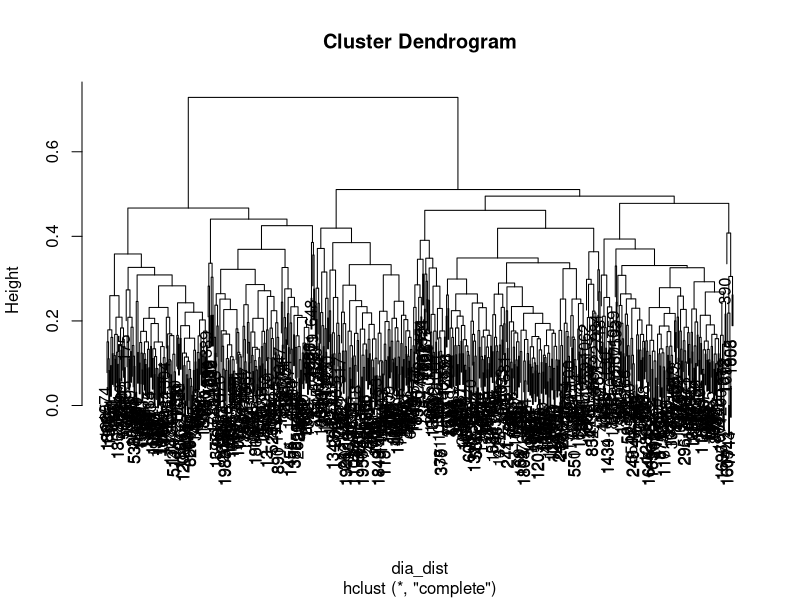
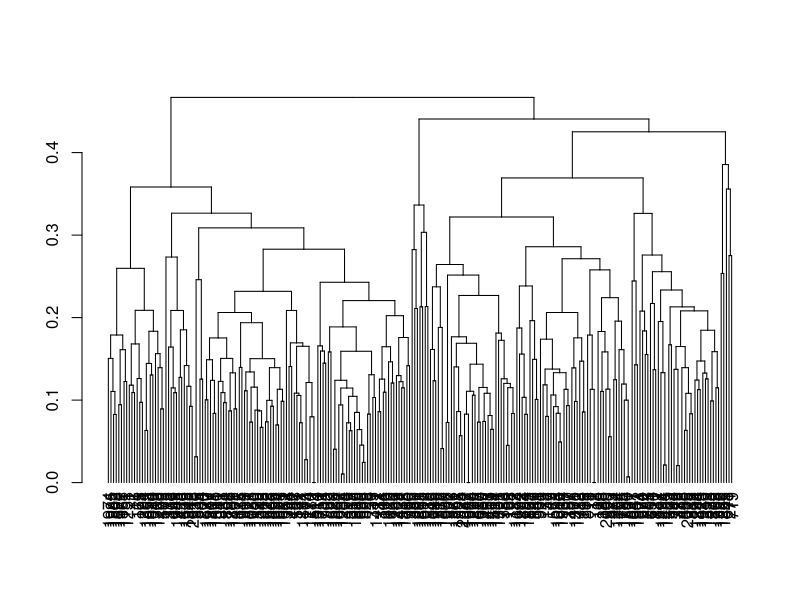
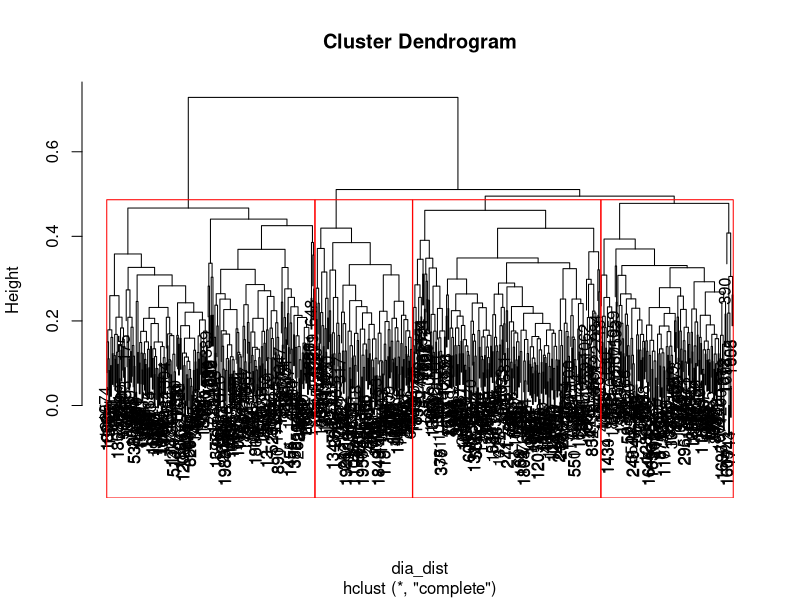
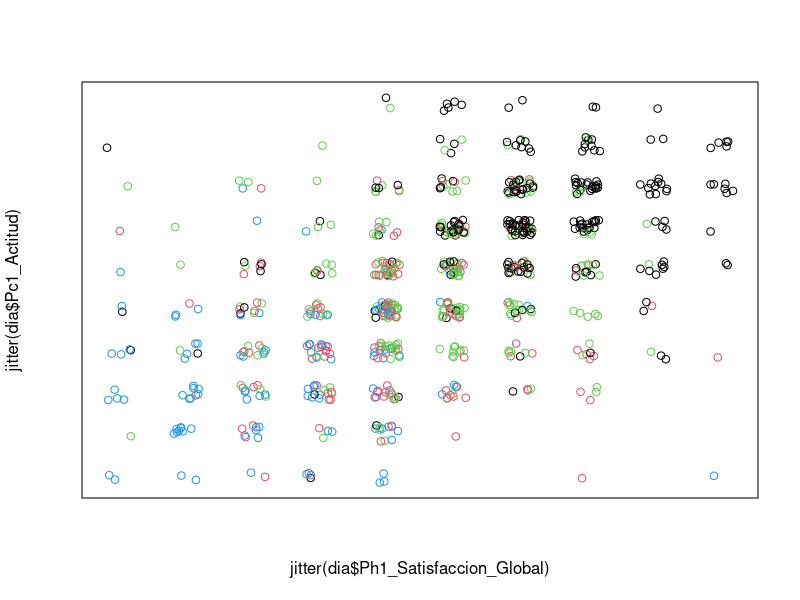
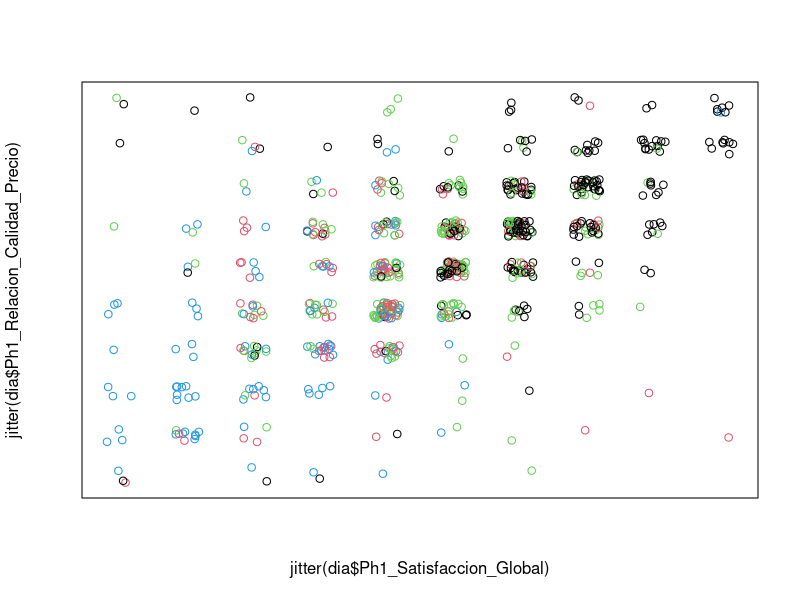
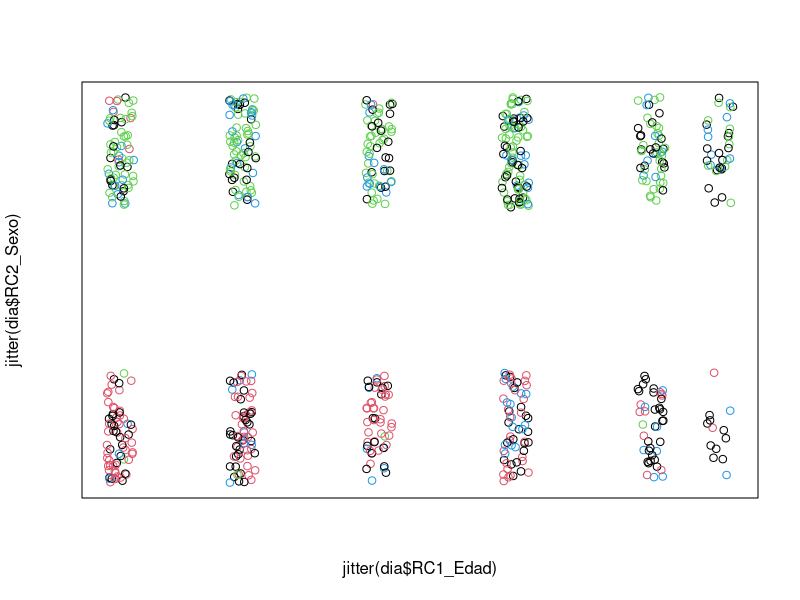
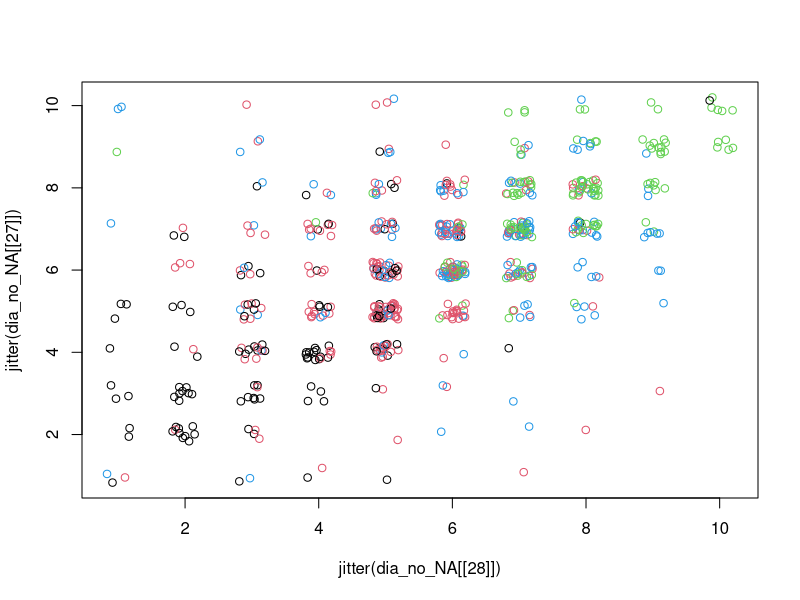
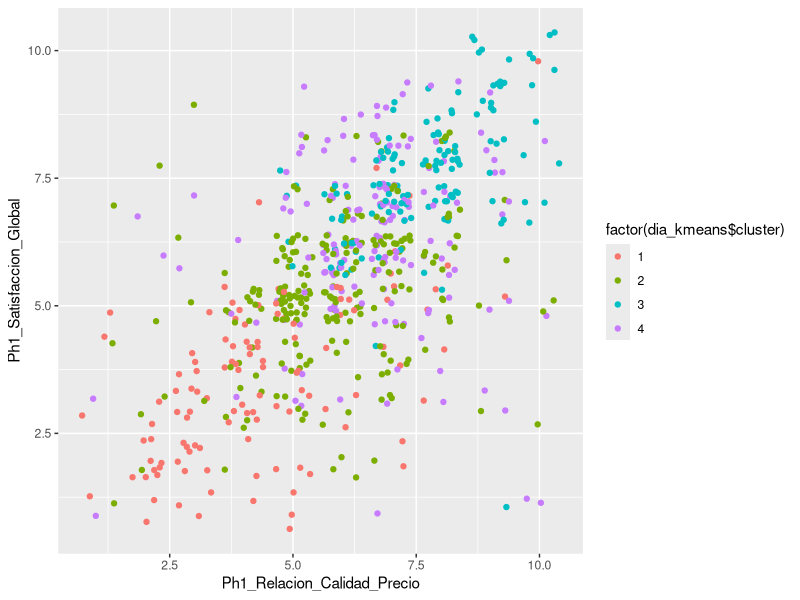

Reproduce these figures in R, in order. (Note: this script raises an error after producing the figures.)
library(dplyr)
library(ggplot2)
library(scales)
library(reshape2)
library(cluster)


survey <- read.delim("survey.csv",sep = ';')
#write.table(survey, 'survey.csv',sep=';')
summary(survey)

#survey[,colSums(is.na(survey)) < 41]

#Despues de ver los datos, elegimos eliminar las variables con más de 40 NA

survey <- survey %>%
  dplyr::select(-starts_with('P'), which(colSums(is.na(.)) < 41)) %>% 
  select(Establecimiento, starts_with('P'), starts_with('C'))

survey$RC1_Edad <- dplyr::recode(survey$C1_Edad, 21, 30, 40, 50, 60, 65)
survey$RC2_Sexo <- recode(survey$C2_Sexo, 0, 1)
survey$RC4_Compra_Media <- recode(
  survey$C4_Compra_Media, 15, 23, 38, 53, 68, 83, 103, 120)
survey$RC5 <- recode(
  survey$C5_Ingr_Mes, 600, 800, 1250, 1750, 2500, 3750, 4500)

survey$Establecimiento <- 
  factor(survey$Establecimiento, labels = c('carrefour','dia','mercadona'))
survey$C1_Edad <-
  factor(survey$C1_Edad,
         labels = c('18-24','25-35','35-44','45-54','55-64','>64'))
survey$C2_Sexo <- 
  factor(survey$C2_Sexo,labels = c('hombre','mujer'))
survey$C3_Estado_Civil <-
  factor(survey$C3_Estado_Civil,
         labels = c('soltero/a','casado/a','unido/a',
                    'separado/a','viudo/a'))
survey$C4_Compra_Media <-
  factor(survey$C4_Compra_Media,
         labels = c('<15','15-30','31-45','46-60','61-75',
                    '76-90','91-120','>120'))
survey$C5_Ingr_Mes <-
  factor(survey$C5_Ingr_Mes,
         labels = c('<600','601-1000','1001-1500',
                    '1501-2000','2001-3000','3001-4500','>4500'))


# Separamos datos por supermercados
dia <- filter(survey, Establecimiento=='dia')
carrefour <- filter(survey, Establecimiento=='carrefour')
mercadona <- filter(survey, Establecimiento=='mercadona')

## Cluster Jerárquico. Funciona muy bien.

dia_dist <- daisy(select(dia, -starts_with('C')))       # daisy works with mixed data types
as.matrix(dia_dist)[1:4, 1:4]   # distances of first 4 observations
dia_segment <- hclust(dia_dist, method = 'complete')
plot(dia_segment)

# Segmento
plot(cut(as.dendrogram(dia_segment), h=0.5)$lower[[1]])
# cophenetic correlation coefficient is a measure of how well 
# the clustering model reflects the distance matrix
cor(cophenetic(dia_segment), dia_dist)
# Asignamos 4 cluster en el gráfico
plot(dia_segment)
rect.hclust(dia_segment, k=4, border="red")

dia_cluster <- cutree(dia_segment, k=4)     # membership vector for 4 groups
table(dia_cluster)

aggregate(select(dia, -Establecimiento), by = list(dia_cluster), FUN=mean, na.rm=TRUE)

dia$cluster <- dia_cluster

plot(jitter(dia$Pc1_Actitud) ~ 
     jitter(dia$Ph1_Satisfaccion_Global), 
     col = dia$cluster, yaxt="n", xaxt="n")

plot(jitter(dia$Ph1_Relacion_Calidad_Precio) ~ 
       jitter(dia$Ph1_Satisfaccion_Global), 
     col = dia$cluster, yaxt="n", xaxt="n")

plot(jitter(dia$RC2_Sexo) ~ 
       jitter(dia$RC1_Edad), 
     col = dia$cluster, yaxt="n", xaxt="n")





# Kmeans

#### Cluster
#Seleccionamos variables p y le quitamos los NA
dia_no_NA <- dia %>% 
  select(Establecimiento, starts_with('P')) %>% 
  na.omit()

dia_kmeans <- kmeans(dia_no_NA[,-1],4)

table(dia_kmeans$cluster)

aggregate(select(dia_no_NA, -Establecimiento), 
          by = list(dia_kmeans$cluster), FUN=mean, na.rm=TRUE)


plot(jitter(dia_no_NA[[27]]) ~ jitter(dia_no_NA[[28]]), col = dia_kmeans$cluster)

ggplot(dia_no_NA,
       aes(Ph1_Relacion_Calidad_Precio, Ph1_Satisfaccion_Global,
           color = factor(dia_kmeans$cluster))) +
  geom_jitter()


dia_kmeans <- kmeans(na.omit(
  select(dia, -Establecimiento,starts_with('P'))), 4)


aggregate(na.omit(select(dia, -Establecimiento)), by = list(dia_kmeans$cluster), FUN=mean, na.rm=TRUE)


dia$cluster_kmeans <- dia_kmeans$cluster

plot(dia[,34:35], col = dia_kmeans$cluster)

plot(survey_clust[,34:35], col = survey_clust$Establecimiento)

ggplot(survey_clust,
       aes(Ph1_Relacion_Calidad_Precio, Ph1_Satisfaccion_Global, color = factor(clust_result$cluster))) +
  geom_point()

ggplot(survey_clust,
       aes(Ph1_Relacion_Calidad_Precio, Ph1_Satisfaccion_Global, color = Establecimiento)) +
  geom_point()
























